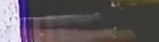
#> input picture debug/region_0.png, 159 x 42 px
$ python -i plate_recognition.py   (imports and definitions only)
#> lines starting #> are read from the running program, lines starting #| are printed output that depends on the picture; after the words box and inside, x2 and y2 are one past the last pixel; in counts of white or black regions, pixels touching at a corner belong together
#> in recognize_plate, image is the input picture: shape (42, 159, 3); mean B, G, R 88.8, 84.4, 91.7
import sys
import json
import re
import os
import cv2
import easyocr
import numpy as np
from collections import defaultdict

# Inicializa o OCR uma única vez
# [1 line that did not run here, left out]


# [25 lines left out: functions normalize_plate, detect_plate_format, not called in this run]

def correct_perspective(image):
    """
    Tenta corrigir a perspectiva de uma possível placa.
    Se não encontrar um quadrilátero adequado, retorna a imagem original.
    """

    gray = cv2.cvtColor(image, cv2.COLOR_BGR2GRAY)

    blurred = cv2.GaussianBlur(gray, (5, 5), 0)

    edges = cv2.Canny(
        blurred,
        50,
        150
    )

    contours, _ = cv2.findContours(
        edges,
        cv2.RETR_EXTERNAL,
        cv2.CHAIN_APPROX_SIMPLE
    )

    contours = sorted(
        contours,
        key=cv2.contourArea,
        reverse=True
    )

    plate_contour = None

    for contour in contours[:20]:
        perimeter = cv2.arcLength(contour, True)

        approx = cv2.approxPolyDP(
            contour,
            0.02 * perimeter,
            True
        )

        if len(approx) == 4:
            _, _, w, h = cv2.boundingRect(approx)

            if h == 0:
                continue

            aspect_ratio = w / float(h)

            if 2.0 <= aspect_ratio <= 6.5:
                plate_contour = approx
                break

    if plate_contour is None:
        return image

    points = plate_contour.reshape(4, 2).astype("float32")

    rect = order_points(points)

    top_left, top_right, bottom_right, bottom_left = rect

    width_top = ((top_right[0] - top_left[0]) ** 2 +
                 (top_right[1] - top_left[1]) ** 2) ** 0.5

    width_bottom = ((bottom_right[0] - bottom_left[0]) ** 2 +
                    (bottom_right[1] - bottom_left[1]) ** 2) ** 0.5

    max_width = int(max(width_top, width_bottom))

    height_left = ((bottom_left[0] - top_left[0]) ** 2 +
                   (bottom_left[1] - top_left[1]) ** 2) ** 0.5

    height_right = ((bottom_right[0] - top_right[0]) ** 2 +
                    (bottom_right[1] - top_right[1]) ** 2) ** 0.5

    max_height = int(max(height_left, height_right))

    if max_width <= 0 or max_height <= 0:
        return image

    destination = np.array([
        [0, 0],
        [max_width - 1, 0],
        [max_width - 1, max_height - 1],
        [0, max_height - 1]
    ], dtype="float32")

    matrix = cv2.getPerspectiveTransform(
        rect,
        destination
    )

    warped = cv2.warpPerspective(
        image,
        matrix,
        (max_width, max_height)
    )

    return warped

# [19 lines left out: function order_points, not called in this run]

def rotate_image(image, angle):
    height, width = image.shape[:2]

    center = (width // 2, height // 2)

    matrix = cv2.getRotationMatrix2D(
        center,
        angle,
        1.0
    )

    rotated = cv2.warpAffine(
        image,
        matrix,
        (width, height),
        flags=cv2.INTER_CUBIC,
        borderMode=cv2.BORDER_REPLICATE
    )

    return rotated


def generate_variants(image):
    variants = []

    # Testa pequenas correções de inclinação
    angles = [-4, -2, 0, 2, 4]

    for angle in angles:
        rotated = rotate_image(image, angle)

        gray = cv2.cvtColor(
            rotated,
            cv2.COLOR_BGR2GRAY
        )

        gray = cv2.resize(
            gray,
            None,
            fx=8,
            fy=8,
            interpolation=cv2.INTER_CUBIC
        )

        gray = cv2.bilateralFilter(
            gray,
            7,
            50,
            50
        )

        # Original em escala de cinza
        variants.append(gray)

        # CLAHE
        clahe = cv2.createCLAHE(
            clipLimit=3.0,
            tileGridSize=(8, 8)
        )

        contrast = clahe.apply(gray)
        variants.append(contrast)

        # Otsu
        _, otsu = cv2.threshold(
            contrast,
            0,
            255,
            cv2.THRESH_BINARY + cv2.THRESH_OTSU
        )

        variants.append(otsu)

    return variants


def find_plate_regions(image):
    """
    Procura regiões retangulares que podem ser placas.
    """

    gray = cv2.cvtColor(image, cv2.COLOR_BGR2GRAY)
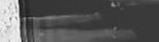
#> gray: shape (42, 159); min 25, max 248, mean 87.1

    blurred = cv2.bilateralFilter(gray, 11, 17, 17)

    edges = cv2.Canny(blurred, 30, 200)
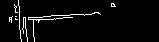
#> edges: shape (42, 159); 4.2% white in thin lines or dots, all inside (x1, y1, x2, y2) = (9, 0, 116, 42)

    contours, _ = cv2.findContours(
        edges,
        cv2.RETR_EXTERNAL,
        cv2.CHAIN_APPROX_SIMPLE
    )
#> contours = 8 contours, all with area under 20

    candidates = []

    for contour in contours:
        x, y, w, h = cv2.boundingRect(contour)

        if h == 0:
            continue

        aspect_ratio = w / float(h)
        area = w * h

        # Faixa mais permissiva para placas
        if (
            1.8 <= aspect_ratio <= 6.5
            and w >= 50
            and h >= 15
            and area >= 1500
        ):
                # pequena margem ao redor
                margin_x = int(w * 0.8)
                margin_y = int(h * 0.4)

                x1 = max(0, x - margin_x)
                y1 = max(0, y - margin_y)
                x2 = min(image.shape[1], x + w + margin_x)
                y2 = min(image.shape[0], y + h + margin_y)

                plate_region = image[y1:y2, x1:x2]

                candidates.append({
                    "image": plate_region,
                    "box": [x1, y1, x2 - x1, y2 - y1]
                })
#> this loop made 8 passes
#> (x, y, w, h, aspect_ratio, area, margin_x, margin_y) on pass 5: (28, 12, 73, 30, 2.43, 2190, 58, 12)
#> (x, y, w, h, aspect_ratio, area) on passes 2, 4, 6, 7, 8: (22, 17, 6, 25, 0.24, 150), (9, 16, 4, 7, 0.571, 28), (14, 4, 4, 9, 0.444, 36), (111, 3, 5, 4, 1.25, 20), (18, 0, 4, 42, 0.0952, 168)
#> after the loop, candidates = 1 item

    return candidates


def run_ocr(image):
    """
    Executa OCR e retorna os textos encontrados.
    """

    results = reader.readtext(
        image,
        allowlist="ABCDEFGHIJKLMNOPQRSTUVWXYZ0123456789",
        detail=1,
        paragraph=False,
        decoder="greedy",
        text_threshold=0.4,
        low_text=0.2,
        link_threshold=0.2,
        mag_ratio=2
    )

    detected = []

    for _, text, confidence in results:
        normalized = normalize_plate(text)

        if normalized:
            detected.append({
                "text": text,
                "normalized": normalized,
                "confidence": float(confidence)
            })

    return detected


# [65 lines left out: function choose_best_plate, not called in this run]


def recognize_plate(image_path):
    """
    Fluxo principal de reconhecimento.
    """

    image = cv2.imread(image_path)

    if image is None:
        return {
            "success": False,
            "error": "INVALID_IMAGE"
        }

    all_results = []

    # Primeiro tenta encontrar possíveis regiões de placa
    plate_regions = find_plate_regions(image)
#> plate_regions = 1 item

    os.makedirs("debug", exist_ok=True)

    for index, region in enumerate(plate_regions):
        original_region = region["image"]

        corrected_region = correct_perspective(
            original_region
        )

        cv2.imwrite(
            f"debug/region_{index}.png",
            original_region
        )

        cv2.imwrite(
            f"debug/region_{index}_corrected.png",
            corrected_region
        )

        # OCR na região original
        for variant in generate_variants(original_region):
            results = run_ocr(variant)
            all_results.extend(results)

        # Só processa a corrigida se realmente for diferente
        if not np.array_equal(
          original_region,
          corrected_region
        ):
        # OCR na região corrigida
            for variant in generate_variants(corrected_region):
                results = run_ocr(variant)
                all_results.extend(results)
#> this loop made 1 pass
#> pass 1, in correct_perspective, `blurred = cv2.GaussianBlur(gray, (5, 5), 0)`:
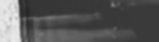
#> blurred: shape (42, 159); min 40, max 234, mean 87.1
#> pass 1, in correct_perspective, `edges = cv2.Canny( blurred, 50, 150 )`:
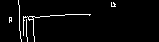
#> edges: shape (42, 159); 3.2% white in thin lines or dots, all inside (x1, y1, x2, y2) = (9, 0, 116, 42)
#> pass 1, in rotate_image, `rotated = cv2.warpAffine( image, matrix, (width, height), flags=cv2.IN..`:
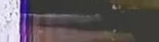
#> rotated: shape (42, 159, 3); mean B, G, R 89.5, 85.6, 93.4
#> pass 1, in rotate_image (call 2), `rotated = cv2.warpAffine( image, matrix, (width, height), flags=cv2.IN..`:
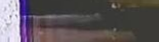
#> rotated: shape (42, 159, 3); mean B, G, R 89.2, 85.1, 92.6
#> after the loop:
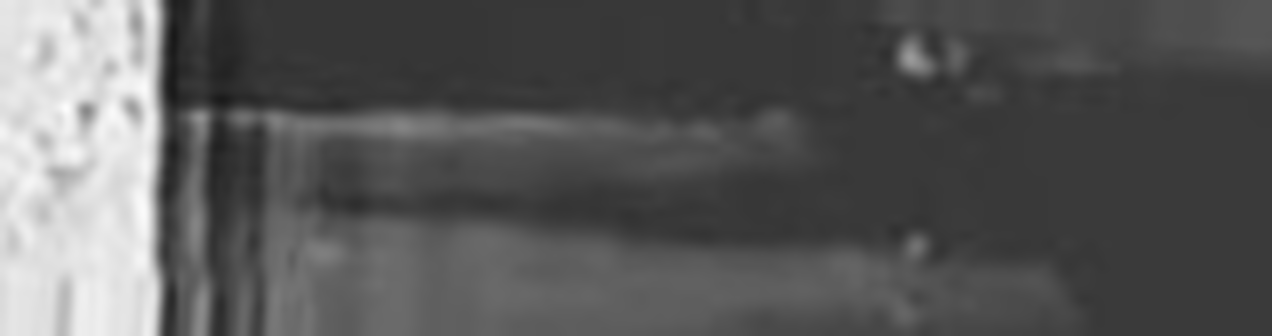
#> variant: shape (336, 1272); min 24, max 252, mean 88.4
#> after the loop, all_results = []

    # Também tenta OCR na imagem inteira
    for variant in generate_variants(image):
        results = run_ocr(variant)
        all_results.extend(results)

    valid_candidates = [
        result
        for result in all_results
        if detect_plate_format(result["normalized"])
    ]

    print(
        json.dumps({
            "valid_candidates": valid_candidates
        }),
        file=sys.stderr
    )

    best_plate = choose_best_plate(all_results)

    if not best_plate:
        return {
            "success": False,
            "error": "PLATE_NOT_FOUND"
        }

    return {
        "success": True,
        "plate": best_plate["plate"],
        "format": best_plate["format"],
        "confidence": round(best_plate["confidence"], 4),
        "detectedText": best_plate["detectedText"]
    }


# [26 lines not run here, left out]

#> (the run stopped early here; a loop or call above may not have finished)
